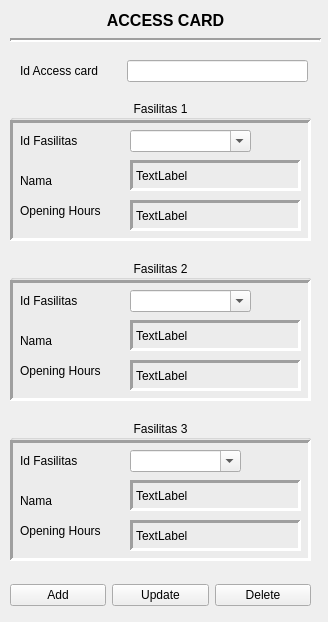
<?xml version="1.0" encoding="UTF-8"?>
<ui version="4.0">
 <class>FrmAccessCard</class>
 <widget class="QMainWindow" name="FrmAccessCard">
  <property name="geometry">
   <rect>
    <x>0</x>
    <y>0</y>
    <width>328</width>
    <height>622</height>
   </rect>
  </property>
  <property name="maximumSize">
   <size>
    <width>328</width>
    <height>622</height>
   </size>
  </property>
  <property name="windowTitle">
   <string>Access Card</string>
  </property>
  <widget class="QWidget" name="centralwidget">
   <widget class="QLabel" name="label">
    <property name="geometry">
     <rect>
      <x>10</x>
      <y>10</y>
      <width>311</width>
      <height>20</height>
     </rect>
    </property>
    <property name="font">
     <font>
      <pointsize>12</pointsize>
      <weight>75</weight>
      <bold>true</bold>
     </font>
    </property>
    <property name="text">
     <string>ACCESS CARD</string>
    </property>
    <property name="alignment">
     <set>Qt::AlignCenter</set>
    </property>
   </widget>
   <widget class="QWidget" name="horizontalLayoutWidget_2">
    <property name="geometry">
     <rect>
      <x>10</x>
      <y>580</y>
      <width>301</width>
      <height>31</height>
     </rect>
    </property>
    <layout class="QHBoxLayout" name="horizontalLayout_2">
     <item>
      <widget class="QPushButton" name="PB_add">
       <property name="text">
        <string>Add</string>
       </property>
      </widget>
     </item>
     <item>
      <widget class="QPushButton" name="PB_update">
       <property name="text">
        <string>Update</string>
       </property>
      </widget>
     </item>
     <item>
      <widget class="QPushButton" name="PB_del">
       <property name="text">
        <string>Delete</string>
       </property>
      </widget>
     </item>
    </layout>
   </widget>
   <widget class="QLineEdit" name="Txt_id_AccessCard">
    <property name="geometry">
     <rect>
      <x>127</x>
      <y>60</y>
      <width>181</width>
      <height>22</height>
     </rect>
    </property>
   </widget>
   <widget class="QLabel" name="idUserLabel">
    <property name="geometry">
     <rect>
      <x>20</x>
      <y>60</y>
      <width>83</width>
      <height>22</height>
     </rect>
    </property>
    <property name="text">
     <string>Id Access card</string>
    </property>
   </widget>
   <widget class="QGroupBox" name="groupBox">
    <property name="geometry">
     <rect>
      <x>10</x>
      <y>100</y>
      <width>301</width>
      <height>141</height>
     </rect>
    </property>
    <property name="font">
     <font>
      <weight>50</weight>
      <bold>false</bold>
     </font>
    </property>
    <property name="title">
     <string>Fasilitas 1</string>
    </property>
    <property name="alignment">
     <set>Qt::AlignCenter</set>
    </property>
    <widget class="QComboBox" name="Cmb_Fasilitas1">
     <property name="geometry">
      <rect>
       <x>120</x>
       <y>30</y>
       <width>121</width>
       <height>22</height>
      </rect>
     </property>
     <property name="editable">
      <bool>true</bool>
     </property>
    </widget>
    <widget class="QLabel" name="fasilitas1Label">
     <property name="geometry">
      <rect>
       <x>10</x>
       <y>30</y>
       <width>71</width>
       <height>22</height>
      </rect>
     </property>
     <property name="text">
      <string>Id Fasilitas</string>
     </property>
    </widget>
    <widget class="QLabel" name="idUserLabel_2">
     <property name="geometry">
      <rect>
       <x>10</x>
       <y>70</y>
       <width>83</width>
       <height>22</height>
      </rect>
     </property>
     <property name="text">
      <string>Nama</string>
     </property>
    </widget>
    <widget class="QLabel" name="Lbl_Nama1">
     <property name="geometry">
      <rect>
       <x>120</x>
       <y>60</y>
       <width>171</width>
       <height>31</height>
      </rect>
     </property>
     <property name="frameShape">
      <enum>QFrame::Panel</enum>
     </property>
     <property name="frameShadow">
      <enum>QFrame::Sunken</enum>
     </property>
     <property name="lineWidth">
      <number>3</number>
     </property>
     <property name="midLineWidth">
      <number>0</number>
     </property>
     <property name="text">
      <string>TextLabel</string>
     </property>
    </widget>
    <widget class="QLabel" name="idUserLabel_6">
     <property name="geometry">
      <rect>
       <x>10</x>
       <y>100</y>
       <width>91</width>
       <height>22</height>
      </rect>
     </property>
     <property name="text">
      <string>Opening Hours</string>
     </property>
    </widget>
    <widget class="QLabel" name="Lbl_Operation1">
     <property name="geometry">
      <rect>
       <x>120</x>
       <y>100</y>
       <width>171</width>
       <height>31</height>
      </rect>
     </property>
     <property name="frameShape">
      <enum>QFrame::Panel</enum>
     </property>
     <property name="frameShadow">
      <enum>QFrame::Sunken</enum>
     </property>
     <property name="lineWidth">
      <number>3</number>
     </property>
     <property name="midLineWidth">
      <number>0</number>
     </property>
     <property name="text">
      <string>TextLabel</string>
     </property>
    </widget>
    <widget class="QLabel" name="label_2">
     <property name="geometry">
      <rect>
       <x>0</x>
       <y>20</y>
       <width>301</width>
       <height>121</height>
      </rect>
     </property>
     <property name="frameShape">
      <enum>QFrame::Panel</enum>
     </property>
     <property name="frameShadow">
      <enum>QFrame::Sunken</enum>
     </property>
     <property name="lineWidth">
      <number>3</number>
     </property>
     <property name="text">
      <string/>
     </property>
    </widget>
    <zorder>label_2</zorder>
    <zorder>Cmb_Fasilitas1</zorder>
    <zorder>fasilitas1Label</zorder>
    <zorder>idUserLabel_2</zorder>
    <zorder>Lbl_Nama1</zorder>
    <zorder>idUserLabel_6</zorder>
    <zorder>Lbl_Operation1</zorder>
   </widget>
   <widget class="Line" name="line">
    <property name="geometry">
     <rect>
      <x>10</x>
      <y>30</y>
      <width>311</width>
      <height>20</height>
     </rect>
    </property>
    <property name="lineWidth">
     <number>2</number>
    </property>
    <property name="orientation">
     <enum>Qt::Horizontal</enum>
    </property>
   </widget>
   <widget class="QGroupBox" name="groupBox_4">
    <property name="geometry">
     <rect>
      <x>10</x>
      <y>260</y>
      <width>301</width>
      <height>141</height>
     </rect>
    </property>
    <property name="font">
     <font>
      <weight>50</weight>
      <bold>false</bold>
     </font>
    </property>
    <property name="title">
     <string>Fasilitas 2</string>
    </property>
    <property name="alignment">
     <set>Qt::AlignCenter</set>
    </property>
    <widget class="QLabel" name="idUserLabel_9">
     <property name="geometry">
      <rect>
       <x>10</x>
       <y>70</y>
       <width>83</width>
       <height>22</height>
      </rect>
     </property>
     <property name="text">
      <string>Nama</string>
     </property>
    </widget>
    <widget class="QLabel" name="Lbl_Nama2">
     <property name="geometry">
      <rect>
       <x>120</x>
       <y>60</y>
       <width>171</width>
       <height>31</height>
      </rect>
     </property>
     <property name="frameShape">
      <enum>QFrame::Panel</enum>
     </property>
     <property name="frameShadow">
      <enum>QFrame::Sunken</enum>
     </property>
     <property name="lineWidth">
      <number>3</number>
     </property>
     <property name="midLineWidth">
      <number>0</number>
     </property>
     <property name="text">
      <string>TextLabel</string>
     </property>
    </widget>
    <widget class="QLabel" name="idUserLabel_10">
     <property name="geometry">
      <rect>
       <x>10</x>
       <y>100</y>
       <width>91</width>
       <height>22</height>
      </rect>
     </property>
     <property name="text">
      <string>Opening Hours</string>
     </property>
    </widget>
    <widget class="QLabel" name="Lbl_Operation2">
     <property name="geometry">
      <rect>
       <x>120</x>
       <y>100</y>
       <width>171</width>
       <height>31</height>
      </rect>
     </property>
     <property name="frameShape">
      <enum>QFrame::Panel</enum>
     </property>
     <property name="frameShadow">
      <enum>QFrame::Sunken</enum>
     </property>
     <property name="lineWidth">
      <number>3</number>
     </property>
     <property name="midLineWidth">
      <number>0</number>
     </property>
     <property name="text">
      <string>TextLabel</string>
     </property>
    </widget>
    <widget class="QLabel" name="fasilitas2Label">
     <property name="geometry">
      <rect>
       <x>10</x>
       <y>30</y>
       <width>71</width>
       <height>22</height>
      </rect>
     </property>
     <property name="text">
      <string>Id Fasilitas </string>
     </property>
    </widget>
    <widget class="QComboBox" name="Cmb_Fasilitas2">
     <property name="geometry">
      <rect>
       <x>120</x>
       <y>30</y>
       <width>121</width>
       <height>22</height>
      </rect>
     </property>
     <property name="editable">
      <bool>true</bool>
     </property>
    </widget>
    <widget class="QLabel" name="label_3">
     <property name="geometry">
      <rect>
       <x>0</x>
       <y>20</y>
       <width>301</width>
       <height>121</height>
      </rect>
     </property>
     <property name="frameShape">
      <enum>QFrame::Panel</enum>
     </property>
     <property name="frameShadow">
      <enum>QFrame::Sunken</enum>
     </property>
     <property name="lineWidth">
      <number>3</number>
     </property>
     <property name="text">
      <string/>
     </property>
    </widget>
    <zorder>label_3</zorder>
    <zorder>idUserLabel_9</zorder>
    <zorder>Lbl_Nama2</zorder>
    <zorder>idUserLabel_10</zorder>
    <zorder>Lbl_Operation2</zorder>
    <zorder>fasilitas2Label</zorder>
    <zorder>Cmb_Fasilitas2</zorder>
   </widget>
   <widget class="QGroupBox" name="groupBox_5">
    <property name="geometry">
     <rect>
      <x>10</x>
      <y>420</y>
      <width>301</width>
      <height>141</height>
     </rect>
    </property>
    <property name="font">
     <font>
      <weight>50</weight>
      <bold>false</bold>
     </font>
    </property>
    <property name="title">
     <string>Fasilitas 3</string>
    </property>
    <property name="alignment">
     <set>Qt::AlignCenter</set>
    </property>
    <widget class="QLabel" name="idUserLabel_11">
     <property name="geometry">
      <rect>
       <x>10</x>
       <y>70</y>
       <width>83</width>
       <height>22</height>
      </rect>
     </property>
     <property name="text">
      <string>Nama</string>
     </property>
    </widget>
    <widget class="QLabel" name="Lbl_Nama3">
     <property name="geometry">
      <rect>
       <x>120</x>
       <y>60</y>
       <width>171</width>
       <height>31</height>
      </rect>
     </property>
     <property name="frameShape">
      <enum>QFrame::Panel</enum>
     </property>
     <property name="frameShadow">
      <enum>QFrame::Sunken</enum>
     </property>
     <property name="lineWidth">
      <number>3</number>
     </property>
     <property name="midLineWidth">
      <number>0</number>
     </property>
     <property name="text">
      <string>TextLabel</string>
     </property>
    </widget>
    <widget class="QLabel" name="idUserLabel_12">
     <property name="geometry">
      <rect>
       <x>10</x>
       <y>100</y>
       <width>91</width>
       <height>22</height>
      </rect>
     </property>
     <property name="text">
      <string>Opening Hours</string>
     </property>
    </widget>
    <widget class="QLabel" name="Lbl_Operation3">
     <property name="geometry">
      <rect>
       <x>120</x>
       <y>100</y>
       <width>171</width>
       <height>31</height>
      </rect>
     </property>
     <property name="frameShape">
      <enum>QFrame::Panel</enum>
     </property>
     <property name="frameShadow">
      <enum>QFrame::Sunken</enum>
     </property>
     <property name="lineWidth">
      <number>3</number>
     </property>
     <property name="midLineWidth">
      <number>0</number>
     </property>
     <property name="text">
      <string>TextLabel</string>
     </property>
    </widget>
    <widget class="QLabel" name="fasilitas2Label_2">
     <property name="geometry">
      <rect>
       <x>10</x>
       <y>30</y>
       <width>71</width>
       <height>22</height>
      </rect>
     </property>
     <property name="text">
      <string>Id Fasilitas </string>
     </property>
    </widget>
    <widget class="QComboBox" name="Cmb_Fasilitas3">
     <property name="geometry">
      <rect>
       <x>120</x>
       <y>30</y>
       <width>111</width>
       <height>22</height>
      </rect>
     </property>
     <property name="editable">
      <bool>true</bool>
     </property>
    </widget>
    <widget class="QLabel" name="label_4">
     <property name="geometry">
      <rect>
       <x>0</x>
       <y>20</y>
       <width>301</width>
       <height>121</height>
      </rect>
     </property>
     <property name="frameShape">
      <enum>QFrame::Panel</enum>
     </property>
     <property name="frameShadow">
      <enum>QFrame::Sunken</enum>
     </property>
     <property name="lineWidth">
      <number>3</number>
     </property>
     <property name="text">
      <string/>
     </property>
    </widget>
    <zorder>label_4</zorder>
    <zorder>idUserLabel_11</zorder>
    <zorder>Lbl_Nama3</zorder>
    <zorder>idUserLabel_12</zorder>
    <zorder>Lbl_Operation3</zorder>
    <zorder>fasilitas2Label_2</zorder>
    <zorder>Cmb_Fasilitas3</zorder>
   </widget>
   <widget class="QPushButton" name="PB_Submit">
    <property name="geometry">
     <rect>
      <x>10</x>
      <y>740</y>
      <width>93</width>
      <height>28</height>
     </rect>
    </property>
    <property name="text">
     <string>Submit</string>
    </property>
   </widget>
  </widget>
 </widget>
 <resources/>
 <connections/>
</ui>
